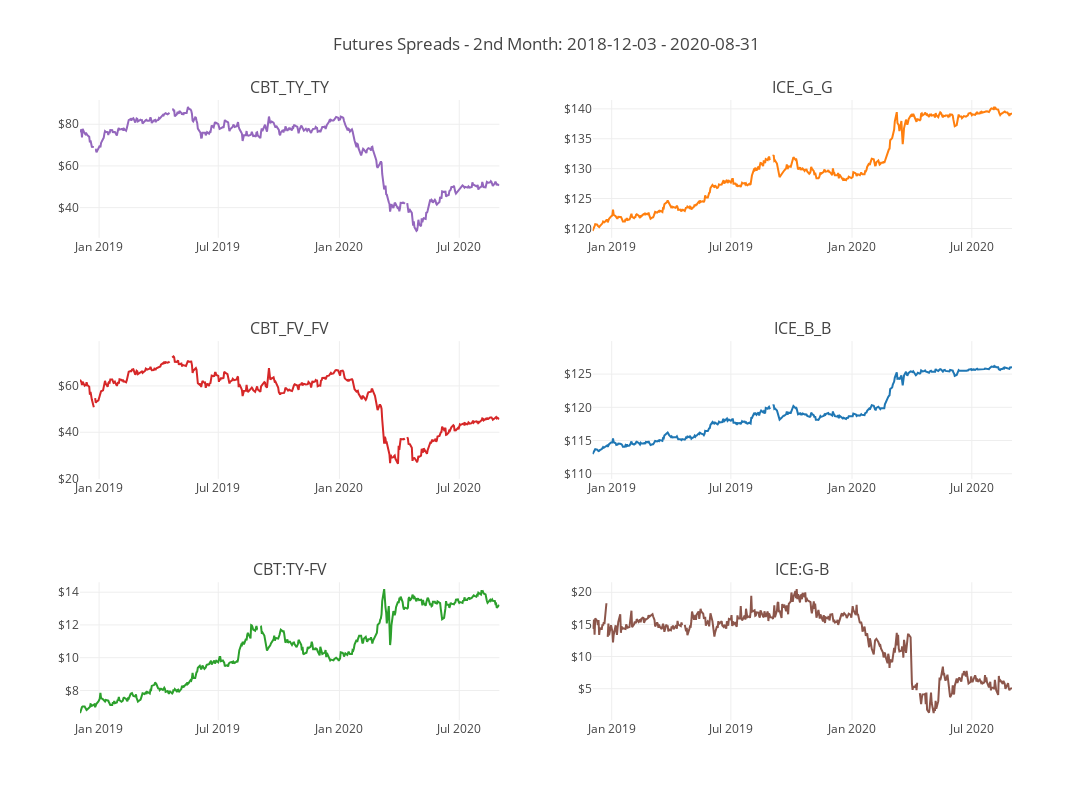

This figure's notebook cell:
### Markdown cell above
* Side by side underlying asset with spreads
* Side by side rolling averages versus original spread
* Median and standard deviation of difference to N-day rolling average
* Scatter plot of daily returns with normal distribution and kurtosis stats

### Code cell
cuti.make_spread_charts(pairs, df_second, title_text="Futures Spreads - 2nd Month", fig_size=dict(height=800, width=1200)).show()

### Figure 1 — Plotly figure (JSON) as saved in the notebook; plotly's stock layout.template omitted (floating-point values rounded to 4 significant figures; data arrays with more than 128 entries replaced by an {"elided": "..."} marker saying what was removed)
{"data": [{"name": "CBT_FV_FV", "type": "scatter", "x": {"elided": "453 str values"}, "xaxis": "x4", "y": {"elided": "453 float values"}, "yaxis": "y4"}, {"name": "CBT_TY_TY", "type": "scatter", "x": {"elided": "453 str values"}, "xaxis": "x2", "y": {"elided": "453 float values"}, "yaxis": "y2"}, {"name": "CBT:TY-FV", "type": "scatter", "x": {"elided": "453 str values"}, "xaxis": "x5", "y": {"elided": "453 float values"}, "yaxis": "y5"}, {"name": "ICE_B_B", "type": "scatter", "x": {"elided": "453 str values"}, "xaxis": "x3", "y": {"elided": "453 float values"}, "yaxis": "y3"}, {"name": "ICE_G_G", "type": "scatter", "x": {"elided": "453 str values"}, "xaxis": "x", "y": {"elided": "453 float values"}, "yaxis": "y"}, {"name": "ICE:G-B", "type": "scatter", "x": {"elided": "453 str values"}, "xaxis": "x6", "y": {"elided": "453 float values"}, "yaxis": "y6"}], "layout": {"annotations": [{"font": {"size": 16}, "showarrow": false, "text": "CBT_TY_TY", "x": 0.225, "xanchor": "center", "xref": "paper", "y": 1, "yanchor": "bottom", "yref": "paper"}, {"font": {"size": 16}, "showarrow": false, "text": "ICE_G_G", "x": 0.775, "xanchor": "center", "xref": "paper", "y": 1, "yanchor": "bottom", "yref": "paper"}, {"font": {"size": 16}, "showarrow": false, "text": "CBT_FV_FV", "x": 0.225, "xanchor": "center", "xref": "paper", "y": 0.6111, "yanchor": "bottom", "yref": "paper"}, {"font": {"size": 16}, "showarrow": false, "text": "ICE_B_B", "x": 0.775, "xanchor": "center", "xref": "paper", "y": 0.6111, "yanchor": "bottom", "yref": "paper"}, {"font": {"size": 16}, "showarrow": false, "text": "CBT:TY-FV", "x": 0.225, "xanchor": "center", "xref": "paper", "y": 0.2222, "yanchor": "bottom", "yref": "paper"}, {"font": {"size": 16}, "showarrow": false, "text": "ICE:G-B", "x": 0.775, "xanchor": "center", "xref": "paper", "y": 0.2222, "yanchor": "bottom", "yref": "paper"}], "height": 800, "showlegend": false, "title": {"text": "Futures Spreads - 2nd Month: 2018-12-03 - 2020-08-31"}, "width": 1200, "xaxis": {"anchor": "y", "domain": [0, 0.45]}, "xaxis2": {"anchor": "y2", "domain": [0.55, 1]}, "xaxis3": {"anchor": "y3", "domain": [0, 0.45]}, "xaxis4": {"anchor": "y4", "domain": [0.55, 1]}, "xaxis5": {"anchor": "y5", "domain": [0, 0.45]}, "xaxis6": {"anchor": "y6", "domain": [0.55, 1]}, "yaxis": {"anchor": "x", "domain": [0.7778, 1], "tickprefix": "$"}, "yaxis2": {"anchor": "x2", "domain": [0.7778, 1], "tickprefix": "$"}, "yaxis3": {"anchor": "x3", "domain": [0.3889, 0.6111], "range": [19.88, 79.34], "tickprefix": "$"}, "yaxis4": {"anchor": "x4", "domain": [0.3889, 0.6111], "range": [109.2, 130.0], "tickprefix": "$"}, "yaxis5": {"anchor": "x5", "domain": [0, 0.2222], "tickprefix": "$"}, "yaxis6": {"anchor": "x6", "domain": [0, 0.2222], "tickprefix": "$"}}}
